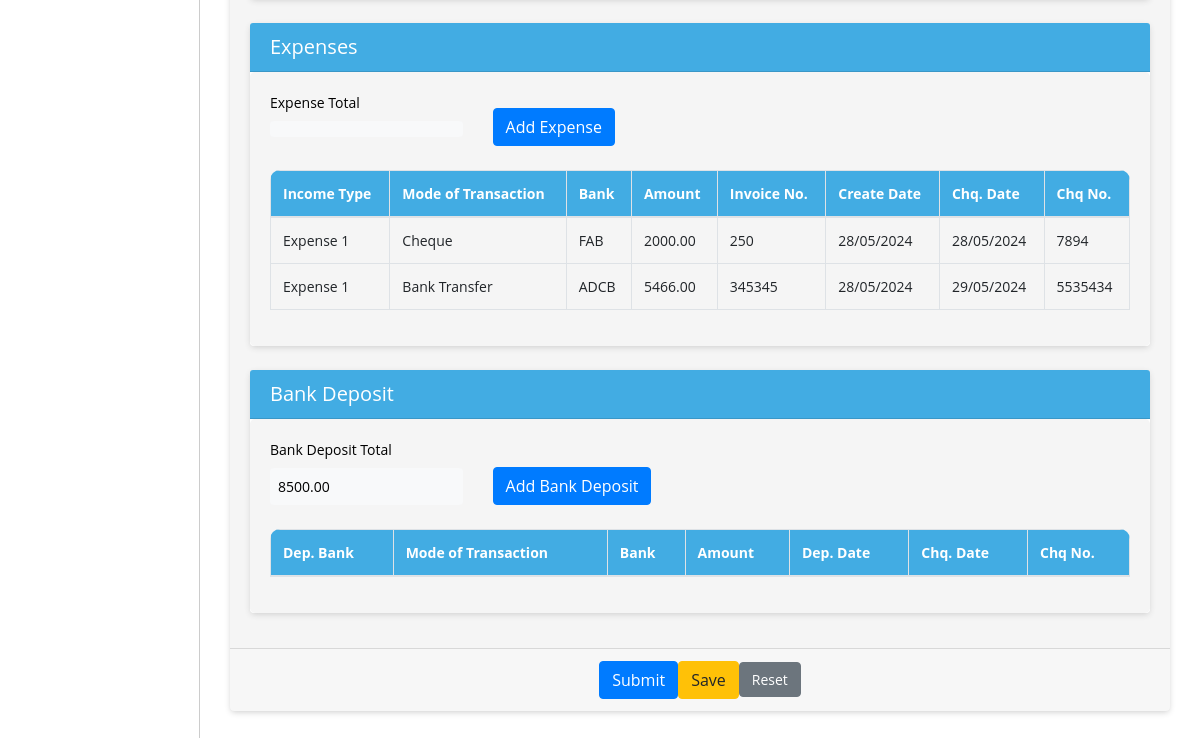
The app's page /list-expense/ (signed in, lower part), older data.
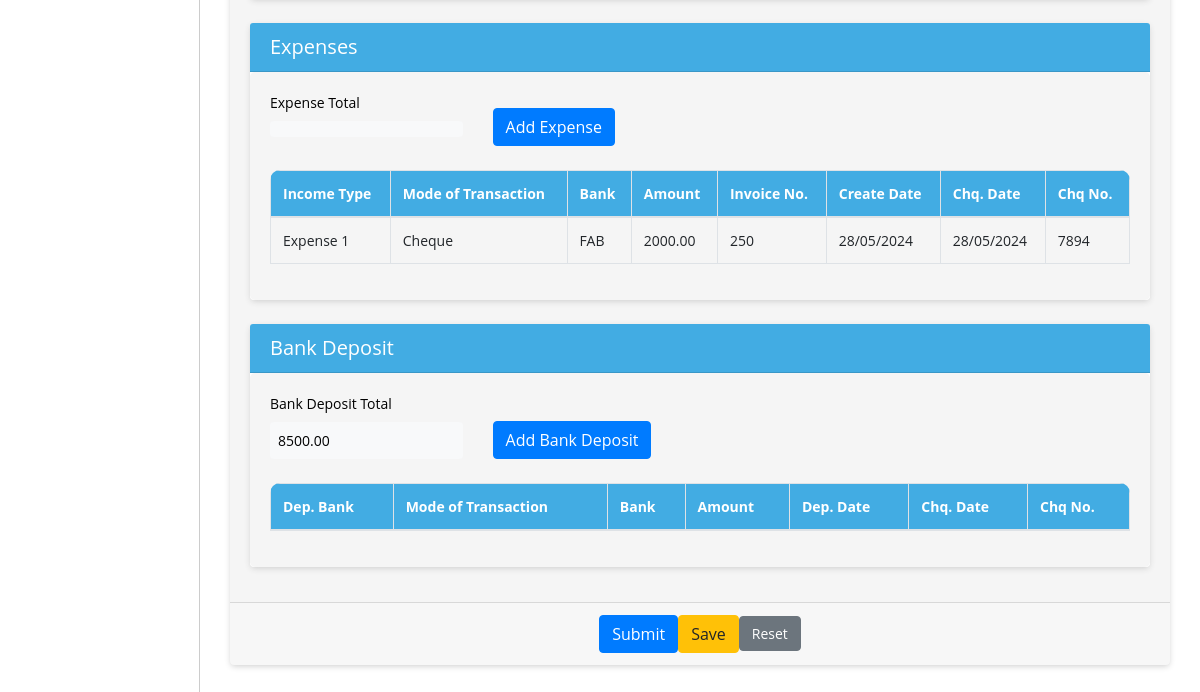
The same page, newer data.
### biztrackapp/models.py (models this page shows, shortened)
class Expense(models.Model):
    expense_type = models.ForeignKey(ExpenseType, on_delete=models.CASCADE)
    amount = models.DecimalField(max_digits=10, decimal_places=2)
    cheque_no = models.CharField(max_length=255,null=True,blank=True)
    invoice_no = models.CharField(max_length=255)
    mode_of_transaction = models.ForeignKey(TransactionMode, on_delete=models.CASCADE)
    cheque_date = models.DateField()
    bank = models.ForeignKey(Bank, on_delete=models.CASCADE)
    business_profile = models.CharField(max_length=255, null=True)
    created_on = models.DateTimeField(auto_now_add=True)
    updated_on = models.DateTimeField(auto_now=True)

class ExpenseType(models.Model):
    name = models.CharField(max_length=255)
    business_profile = models.CharField(max_length=255, null=True)
    status = models.BooleanField(default=False)
    created_on = models.DateTimeField(auto_now_add=True, null=True)

class TransactionMode(models.Model):
    name = models.CharField(max_length=255)
    business_profile = models.CharField(max_length=255, null=True)
    status = models.BooleanField(default=False)
    created_on = models.DateTimeField(auto_now_add=True, null=True)

class Bank(models.Model):
    name = models.CharField(max_length=255)
    account_number = models.CharField(max_length=50)
    opening_balance = models.DecimalField(max_digits=10, decimal_places=2)
    business_profile = models.CharField(max_length=255, null=True)
    status = models.BooleanField(default=False)
    created_on = models.DateTimeField(auto_now_add=True, null=True)

### biztrackapp/views.py (the view)
# urls.py: path('list-expense/', list_expense, name='list_expense'),
def list_expense(request):
    shop_admin = get_object_or_404(ShopAdmin, user=request.user)
    shop = shop_admin.shop
    business_profile = get_object_or_404(BusinessProfile, name=shop.name)
    expense = Expense.objects.filter(business_profile=business_profile.id)
    return render(request, 'create_daily_summary.html', {'expenses': expense})

### biztrackapp/templates/create_daily_summary.html (shortened to what this page needs)
{% extends 'base.html' %}
{% block content %}
<div class="container ">
    <div class="card  ">
          <form method="post">
        <div class="card-body ">
            <div class="card  mt-4">
                <div class="card-header text-white">
                    <h5 class="text-left mb-0">Expenses</h5>
                </div>
                <div class="card-body bg-white  br-5">
                    <div class="row mb-4">
                        <div class="col-md-3">
                            <label>Expense Total</label>
                            <div class="bg-light p-2 rounded">{{expense_sum}}</div>
                        </div>
                        <div class="col-md-3 d-flex align-items-end">
                            <button type="button" class="btn btn-primary mt-3" data-toggle="modal" data-target="#expenseModal">Add Expense</button>
                        </div>
                    </div>
                    <div class="table-responsive">
                    <table id="tableexpense"  class="table table-bordered table-striped nowrap"  style="width: 100%;">
                        <thead class="thead-light" style="border-color: transparent !important;">
                            <tr>
                                <th>Income Type</th>
                                <th>Mode of Transaction</th>
                                <th>Bank</th>
                                <th>Amount</th>
                                <th>Invoice No.</th>
                                <th>Create Date</th>
                                <th>Chq. Date</th>
                                <th>Chq No.</th>
                            </tr>
                        </thead>
                        <tbody>
                            {% for expense in expenses %}
                            <tr>
                                <td>{{ expense.expense_type.name }}</td>
                                <td>{{ expense.mode_of_transaction.name }}</td>
                                <td>{{ expense.bank.name }}</td>
                                <td>{{ expense.amount }}</td>
                                <td>{{ expense.invoice_no}}</td>
                                <td>{{ expense.created_on|date:"d/m/Y" }}</td>
                                <td>{{ expense.cheque_date|date:"d/m/Y" }}</td>
                                <td>{{ expense.cheque_no }}</td>
                            </tr>
                            {% endfor %}
                        </tbody>
                    </table>
                    </div>
                </div>
            </div>
            <div class="card  mt-4">
                <div class="card-header text-white">
                    <h5 class="text-left mb-0">Bank Deposit</h5>
                </div>
                <div class="card-body bg-white  br-5">
                    <div class="row mb-4">
                        <div class="col-md-3">
                            <label>Bank Deposit Total</label>
                            <div class="bg-light p-2 rounded">8500.00</div>
                        </div>
                        <div class="col-md-3 d-flex align-items-end">
                            <button type="button" class="btn btn-primary mt-3" data-toggle="modal" data-target="#bankDepositModal">Add Bank Deposit</button>
                        </div>
                    </div>
                    <div class="table-responsive">
                    <table id="tablebankdeposit"  class="table table-bordered table-striped nowrap"  style="width: 100%;">
                        <thead class="thead-light" style="border-color: transparent !important;">
                            <tr>
                                <th>Dep. Bank</th>
                                <th>Mode of Transaction</th>
                                <th>Bank</th>
                                <th>Amount</th>
                                <th>Dep. Date</th>
                                <th>Chq. Date</th>
                                <th>Chq No.</th>
                            </tr>
                        </thead>
                    </table>
                    </div>
                </div>
            </div>
        </div>
        <div class="card-footer mb-0">
            <div class="form-group d-flex justify-content-center align-items-center gap-3 mb-0">
                <button type="submit" class="btn btn-primary">Submit</button>
                <button type="submit" class="btn btn-warning">Save</button>
                <a href="{% url 'create_daily_summary' %}" class="btn btn-secondary">Reset</a>
            </div>
        </div>
    </form>
    </div>
</div>
{% endblock %}

### biztrackapp/templates/base.html (shortened to what this page needs)
{% load static %}
<!DOCTYPE html>
<html lang="en">
<head>
    <link rel="stylesheet" href="https://stackpath.bootstrapcdn.com/bootstrap/4.3.1/css/bootstrap.min.css">
    <link href="https://templates.hibootstrap.com/farol/assets/css/style.css" rel="stylesheet">
    <link rel="stylesheet" href="https://use.fontawesome.com/releases/v5.8.2/css/all.css">
    <link rel="stylesheet" type="text/css" href="https://cdn.jsdelivr.net/npm/daterangepicker/daterangepicker.css" />
<link rel="stylesheet" href="https://cdn.datatables.net/2.0.2/css/dataTables.bootstrap5.css">
<link rel="stylesheet" href="https://cdn.datatables.net/responsive/3.0.0/css/responsive.bootstrap5.css">
<link rel="stylesheet" type="text/css" href="https://cdn.datatables.net/buttons/2.2.2/css/buttons.bootstrap5.min.css">
</head>
<body>
<div id="sidebar">
</div>
<div id="content">
    {% block content %}{% endblock %}
</div>
</body>
</html>

### biztrackapp/templates/base.html (style rules this page uses)
body, p, h1, h2, h3, h4, h5, h6, a, li, label, input, div, span, small { font-family: "Open Sans", sans-serif !important; }
button:focus, button { outline: none !important; border: none; }
body, p, a, li, li>a { font-size:14px !important; }
body { padding-top: 56px; background-color: #ffffff !important; }
table thead { border-radius: 5px !important; }
table thead th { vertical-align: bottom; border-bottom: 2px solid #dee2e6; background-color: #42ace3 !important; color: #fff !important; }
tbody { border-bottom: 0px !important; background-color: #f5f5f5 !important; }
tbody>tr>td { background-color: #f5f5f5 !important; }
#sidebar { height: 100%; width: 200px; position: fixed; top: 0; left: 0; background-color: #fff; padding-top: 36px; border-right:1px solid #ccc; }
table { border:1px !important; }
#content { margin-left: 200px; padding: 15px; }
div>.table-responsive, table, table>thead { border-radius: 10px !important; }
.card { border:0px !important; margin-top:15px; margin-bottom:15px; box-shadow: 0px 2px 6px -1px #ccc; }
.card-body { background-color: #f5f5f5 !important; }
.card-header { background-color: #42ace3 !important; color:#fff !important; }
.card-header>a, .card-header>h5 { color:#fff !important; }
a { text-decoration: none !important; }
.btn-primary { --bs-btn-color: #fff; --bs-btn-bg: #184b7c; --bs-btn-border-color: #184b7c; --bs-btn-hover-color: #000; --bs-btn-hover-bg: #1d5c96; --bs-btn-hover-border-color: #184b7c; --bs-btn-focus-shadow-rgb: 0, 155, 132; --bs-btn-active-color: #000; --bs-btn-active-bg: #33c5af; --bs-btn-active-border-color: #184b7c; --bs-btn-active-shadow: inset 0 3px 5px rgba(0, 0, 0, 0.125); --bs-btn-disabled-color: #000; --bs-btn-disabled-bg: #184b7c; --bs-btn-disabled-border-color: #184b7c; }

### biztrackapp/templates/create_daily_summary.html (style rules this page uses)
.bg-white { color:#000 !important; }
.br-5 { border-radius: 5px !important; }

Row changes from the older to the newer data that the page shows:
removed Expense: expense_type.name "Expense 1", mode_of_transaction.name "Bank Transfer", bank.name "ADCB", amount "5466.00", invoice_no "345345", created_on "28/05/2024", cheque_date "29/05/2024", cheque_no "5535434"
